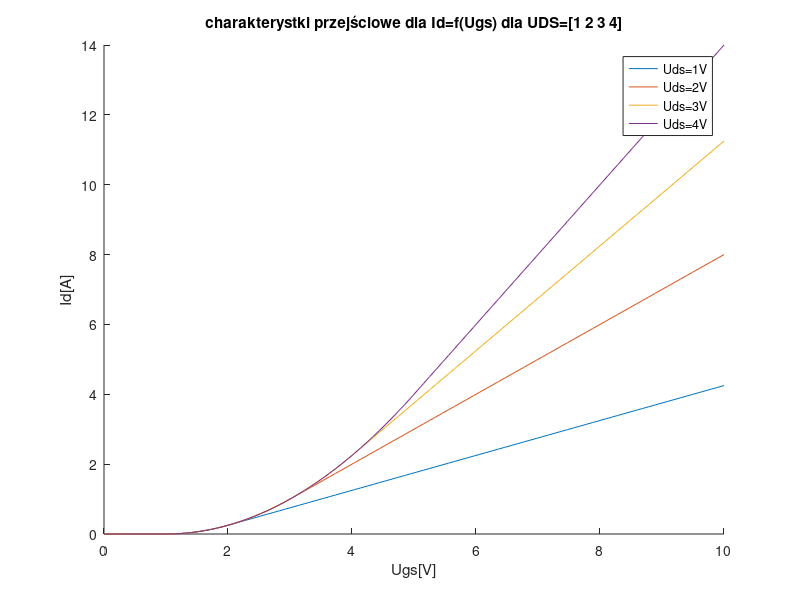

Write the MATLAB code that produced this figure.
clc
close all

%podpunkt pierwszy tak mi się niefortunnie nazwal, bo myslalem ze wsyztsko zrobię w jednym skrypcie, a wyszlo inaczej

Uds=[1 2 3 4];

Ugs=linspace(0,10);
B=0.5; %TODO znaleźć B
Ut=1;

% figure
% Id=((Ugs-Ut).* Uds(2)-Uds(2)^2).*B;
% Idsat=B/2*(Ugs-Uds(2)).^2;
% figure
% 
%  plot(Ugs,Id)
%  hold on
%  plot(Ugs,Idsat);
%  hold off

Wypadkowa=0;
figure
 for i=1:   length(Uds)
    Id=((Ugs-Ut).* Uds(i)-Uds(i)^2/2)*B;
    Idsat=B/2*(Ugs-Ut).^2;
    for k=1:length(Ugs)
      if(Ut>Ugs(k))
          Wypadkowa(k)=0;
      elseif((Ugs(k)-Ut)>Uds(i))
          Wypadkowa(k)=Id(k);
      else
          Wypadkowa(k)=Idsat(k);
      end    
    end
  
  
%  Wypadkowa=min(Id,Idsat)
  hold on
   plot(Ugs,Wypadkowa);
   hold on

   
    
 end
  legend("Uds=1V","Uds=2V","Uds=3V","Uds=4V")
 xlabel("Ugs[V]")
 ylabel("Id[A]")
 title("charakterystki przejściowe dla Id=f(Ugs) dla UDS=[1 2 3 4]")
 
 
hold off